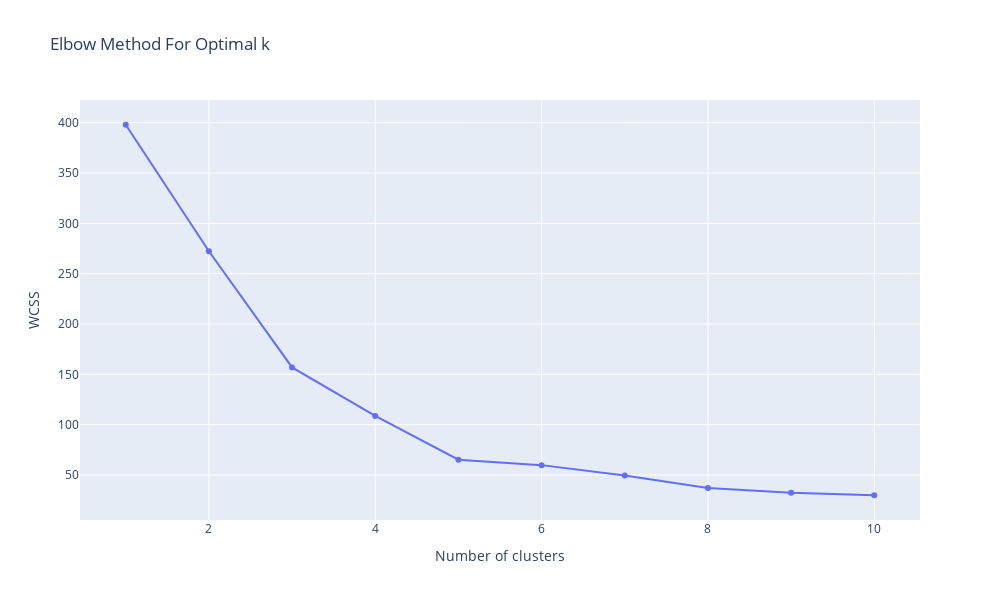

Notebook source saved alongside this figure:
### Markdown cell above
# 4. Visualizing the results

### Code cell
fig = go.Figure(data=go.Scatter(x=list(range(1, 11)), y=wcss, mode='lines+markers'))

fig.update_layout(
    title='Elbow Method For Optimal k',
    xaxis_title='Number of clusters',
    yaxis_title='WCSS',
    width=1000,
    height=600
)

fig.show()

### Figure 1 — Plotly figure (JSON) as saved in the notebook; plotly's stock layout.template omitted (floating-point values rounded to 4 significant figures)
{"data": [{"mode": "lines+markers", "type": "scatter", "x": [1, 2, 3, 4, 5, 6, 7, 8, 9, 10], "y": [398.0, 272.3, 156.9, 108.7, 65.24, 59.83, 49.42, 37.13, 32.33, 29.91]}], "layout": {"height": 600, "title": {"text": "Elbow Method For Optimal k"}, "width": 1000, "xaxis": {"title": {"text": "Number of clusters"}}, "yaxis": {"title": {"text": "WCSS"}}}}
